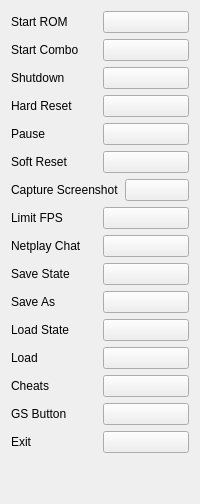
                 <widget class="QWidget" name="systemMenuTab">
                  <attribute name="title">
                   <string>System</string>
                  </attribute>
                  <layout class="QVBoxLayout" name="verticalLayout_3">
                   <item>
                    <layout class="QHBoxLayout" name="horizontalLayout_69">
                     <item>
                      <widget class="QLabel" name="label_66">
                       <property name="text">
                        <string>Start ROM</string>
                       </property>
                      </widget>
                     </item>
                     <item>
                      <widget class="KeybindButton" name="startRomKeyButton">
                       <property name="text">
                        <string/>
                       </property>
                      </widget>
                     </item>
                    </layout>
                   </item>
                   <item>
                    <layout class="QHBoxLayout" name="horizontalLayout_70">
                     <item>
                      <widget class="QLabel" name="label_67">
                       <property name="text">
                        <string>Start Combo</string>
                       </property>
                      </widget>
                     </item>
                     <item>
                      <widget class="KeybindButton" name="startComboKeyButton">
                       <property name="text">
                        <string/>
                       </property>
                      </widget>
                     </item>
                    </layout>
                   </item>
                   <item>
                    <layout class="QHBoxLayout" name="horizontalLayout_72">
                     <item>
                      <widget class="QLabel" name="label_69">
                       <property name="text">
                        <string>Shutdown</string>
                       </property>
                      </widget>
                     </item>
                     <item>
                      <widget class="KeybindButton" name="shutdownKeyButton">
                       <property name="text">
                        <string/>
                       </property>
                      </widget>
                     </item>
                    </layout>
                   </item>
                   <item>
                    <layout class="QHBoxLayout" name="horizontalLayout_76">
                     <item>
                      <widget class="QLabel" name="label_73">
                       <property name="text">
                        <string>Hard Reset</string>
                       </property>
                      </widget>
                     </item>
                     <item>
                      <widget class="KeybindButton" name="hardResetKeyButton">
                       <property name="text">
                        <string/>
                       </property>
                      </widget>
                     </item>
                    </layout>
                   </item>
                   <item>
                    <layout class="QHBoxLayout" name="horizontalLayout_89">
                     <item>
                      <widget class="QLabel" name="label_88">
                       <property name="text">
                        <string>Pause</string>
                       </property>
                      </widget>
                     </item>
                     <item>
                      <widget class="KeybindButton" name="pauseKeyButton">
                       <property name="text">
                        <string/>
                       </property>
                      </widget>
                     </item>
                    </layout>
                   </item>
                   <item>
                    <layout class="QHBoxLayout" name="horizontalLayout_75">
                     <item>
                      <widget class="QLabel" name="label_72">
                       <property name="text">
                        <string>Soft Reset</string>
                       </property>
                      </widget>
                     </item>
                     <item>
                      <widget class="KeybindButton" name="softResetKeyButton">
                       <property name="text">
                        <string/>
                       </property>
                      </widget>
                     </item>
                    </layout>
                   </item>
                   <item>
                    <layout class="QHBoxLayout" name="horizontalLayout_77">
                     <item>
                      <widget class="QLabel" name="label_74">
                       <property name="text">
                        <string>Capture Screenshot</string>
                       </property>
                      </widget>
                     </item>
                     <item>
                      <widget class="KeybindButton" name="generateBitmapKeyButton">
                       <property name="text">
                        <string/>
                       </property>
                      </widget>
                     </item>
                    </layout>
                   </item>
                  <item>
                    <layout class="QHBoxLayout" name="horizontalLayout_78">
                     <item>
                      <widget class="QLabel" name="label_75">
                       <property name="text">
                        <string>Limit FPS</string>
                       </property>
                      </widget>
                     </item>
                     <item>
                      <widget class="KeybindButton" name="limitFPSKeyButton">
                       <property name="text">
                        <string/>
                       </property>
                      </widget>
                     </item>
                    </layout>
                  </item>
                  <item>
                   <layout class="QHBoxLayout" name="horizontalLayout_120">
                    <item>
                     <widget class="QLabel" name="label_120">
                      <property name="text">
                       <string>Netplay Chat</string>
                      </property>
                     </widget>
                    </item>
                    <item>
                     <widget class="KeybindButton" name="netplayChatKeyButton">
                      <property name="text">
                       <string/>
                      </property>
                     </widget>
                    </item>
                   </layout>
                  </item>
                  <item>
                   <layout class="QHBoxLayout" name="horizontalLayout_80">
                    <item>
                     <widget class="QLabel" name="label_77">
                       <property name="text">
                        <string>Save State</string>
                       </property>
                      </widget>
                     </item>
                     <item>
                      <widget class="KeybindButton" name="saveStateKeyButton">
                       <property name="text">
                        <string/>
                       </property>
                      </widget>
                     </item>
                    </layout>
                   </item>
                   <item>
                    <layout class="QHBoxLayout" name="horizontalLayout_81">
                     <item>
                      <widget class="QLabel" name="label_78">
                       <property name="text">
                        <string>Save As</string>
                       </property>
                      </widget>
                     </item>
                     <item>
                      <widget class="KeybindButton" name="saveAsKeyButton">
                       <property name="text">
                        <string/>
                       </property>
                      </widget>
                     </item>
                    </layout>
                   </item>
                   <item>
                    <layout class="QHBoxLayout" name="horizontalLayout_82">
                     <item>
                      <widget class="QLabel" name="label_79">
                       <property name="text">
                        <string>Load State</string>
                       </property>
                      </widget>
                     </item>
                     <item>
                      <widget class="KeybindButton" name="loadStateKeyButton">
                       <property name="text">
                        <string/>
                       </property>
                      </widget>
                     </item>
                    </layout>
                   </item>
                   <item>
                    <layout class="QHBoxLayout" name="horizontalLayout_83">
                     <item>
                      <widget class="QLabel" name="label_80">
                       <property name="text">
                        <string>Load</string>
                       </property>
                      </widget>
                     </item>
                     <item>
                      <widget class="KeybindButton" name="loadKeyButton">
                       <property name="text">
                        <string/>
                       </property>
                      </widget>
                     </item>
                    </layout>
                   </item>
                   <item>
                    <layout class="QHBoxLayout" name="horizontalLayout_84">
                     <item>
                      <widget class="QLabel" name="label_81">
                       <property name="text">
                        <string>Cheats</string>
                       </property>
                      </widget>
                     </item>
                     <item>
                      <widget class="KeybindButton" name="cheatsKeyButton">
                       <property name="text">
                        <string/>
                       </property>
                      </widget>
                     </item>
                    </layout>
                   </item>
                   <item>
                    <layout class="QHBoxLayout" name="horizontalLayout_85">
                     <item>
                      <widget class="QLabel" name="label_82">
                       <property name="text">
                        <string>GS Button</string>
                       </property>
                      </widget>
                     </item>
                     <item>
                      <widget class="KeybindButton" name="gsButtonKeyButton">
                       <property name="text">
                        <string/>
                       </property>
                      </widget>
                     </item>
                    </layout>
                   </item>
                   <item>
                    <layout class="QHBoxLayout" name="horizontalLayout_74">
                     <item>
                      <widget class="QLabel" name="label_71">
                       <property name="text">
                        <string>Exit</string>
                       </property>
                      </widget>
                     </item>
                     <item>
                      <widget class="KeybindButton" name="exitKeyButton">
                       <property name="text">
                        <string/>
                       </property>
                      </widget>
                     </item>
                    </layout>
                   </item>
                   <item>
                    <spacer name="verticalSpacer_14">
                     <property name="orientation">
                      <enum>Qt::Orientation::Vertical</enum>
                     </property>
                     <property name="sizeHint" stdset="0">
                      <size>
                       <width>20</width>
                       <height>40</height>
                      </size>
                     </property>
                    </spacer>
                   </item>
                  </layout>
                 </widget>
